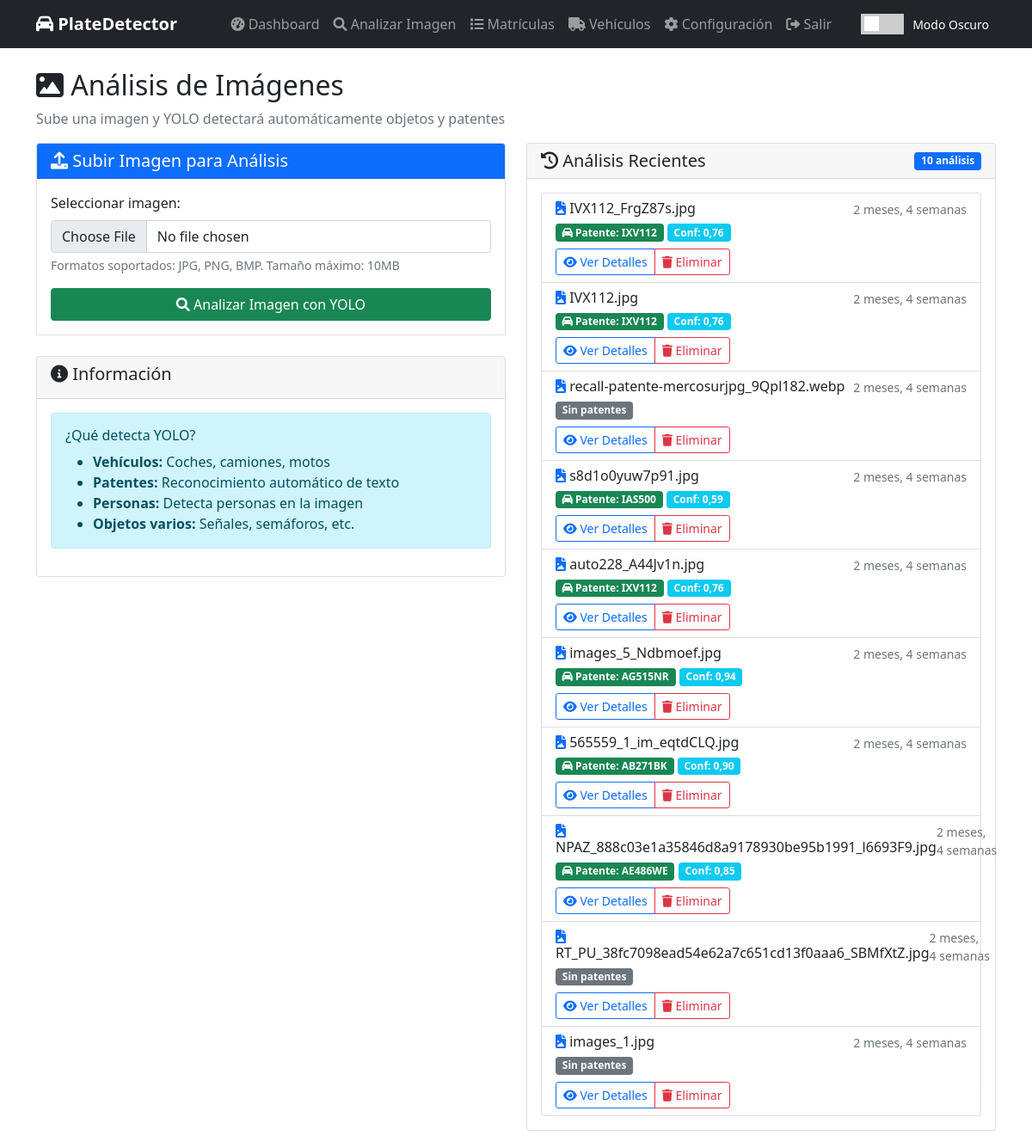
Page /image-analysis/ (signed in) on the earlier database version.
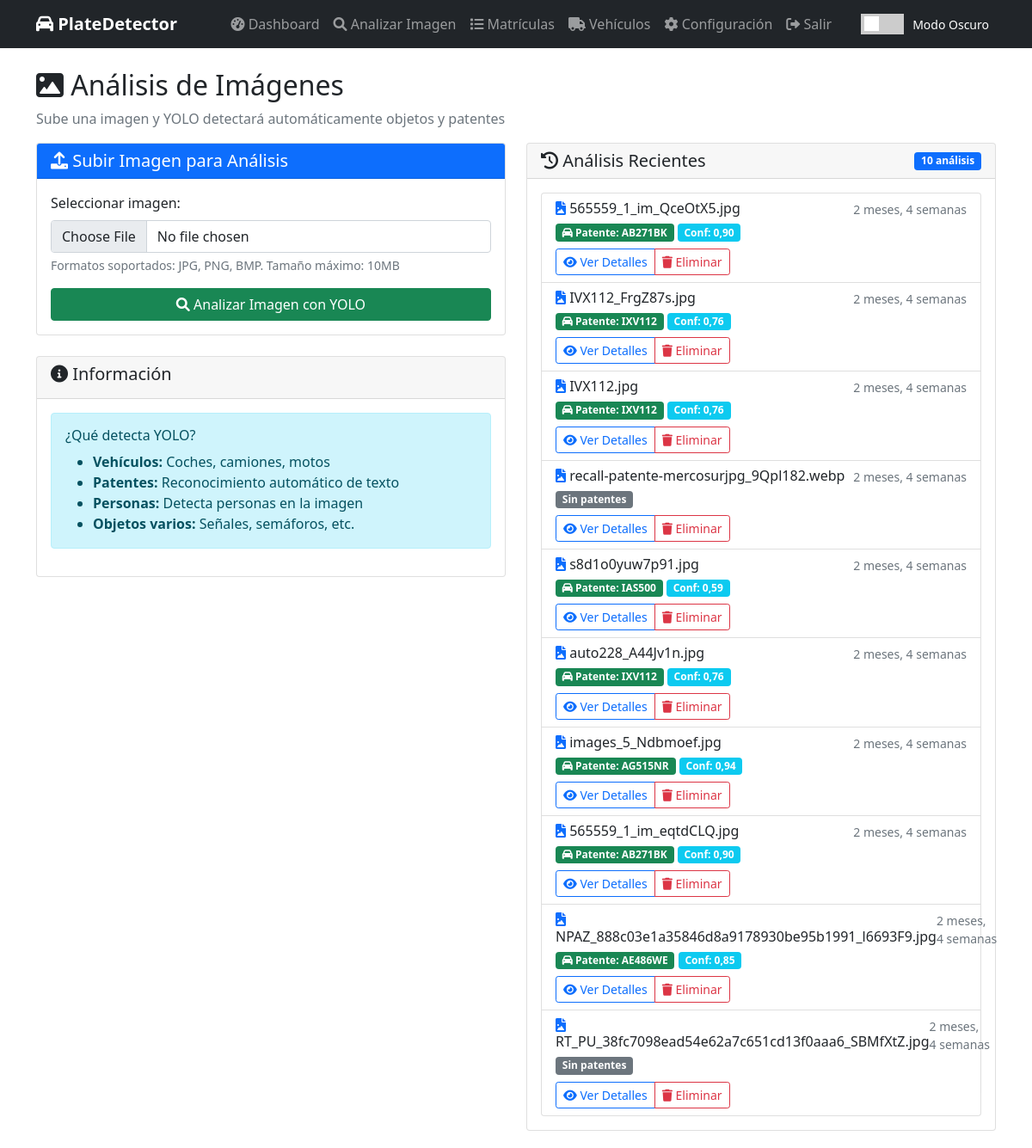
Same page on the later database version.
### plate_detector/models.py (models this page shows, shortened)
class ImageAnalysis(models.Model):
    user = models.ForeignKey(User, on_delete=models.CASCADE, null=True, blank=True)
    image = models.ImageField(upload_to=analyzed_image_path)
    uploaded_at = models.DateTimeField(auto_now_add=True)
    analysis_result = models.JSONField(default=dict, blank=True)  # Para guardar resultados de YOLO
    plate_detected = models.BooleanField(default=False)
    detected_plate = models.CharField(max_length=20, blank=True, null=True)
    confidence = models.FloatField(default=0.0)
    class Meta:
        ordering = ['-uploaded_at']
        verbose_name_plural = "Image Analyses"

### plate_detector/views.py (the view)
# urls.py: path('image-analysis/', views.image_analysis_view, name='image_analysis'),
@login_required
def image_analysis_view(request):
    form = ImageAnalysisForm()
    analyses = ImageAnalysis.objects.filter(user=request.user).order_by('-uploaded_at')[:10]  # Filtrar por usuario
    context = {
        'form': form,
        'analyses': analyses
    }
    return render(request, 'image_analysis.html', context)

### plate_detector/forms.py
class ImageAnalysisForm(forms.ModelForm):
    class Meta:
        model = ImageAnalysis
        fields = ['image']
        widgets = {
            'image': forms.FileInput(attrs={'class': 'form-control', 'accept': 'image/*'}),
        }

### plate_detector/templates/image_analysis.html (shortened to what the changed rows need)
{% extends 'base.html' %}
{% load static %}
{% block content %}
<div class="row">
    <div class="col-md-12">
        <h2><i class="fas fa-image"></i> Análisis de Imágenes</h2>
    </div>
</div>
<div class="row">
    <div class="col-md-6">
        <div class="card">
            <div class="card-body">
                {% if analyses %}
                <div class="list-group">
                    {% for analysis in analyses %}
                    <div class="list-group-item">
                        <div class="d-flex w-100 justify-content-between">
                            <h6 class="mb-1">
                                <i class="fas fa-file-image text-primary"></i>
                                {{ analysis.image.name|slice:"20:" }}
                            </h6>
                            <small class="text-muted">{{ analysis.uploaded_at|timesince }}</small>
                        </div>
                        <div class="mb-2">
                            {% if analysis.plate_detected %}
                                <span class="badge bg-success">
                                    <i class="fas fa-car"></i> Patente: {{ analysis.detected_plate }}
                                </span>
                                <span class="badge bg-info">Conf: {{ analysis.confidence|floatformat:2 }}</span>
                            {% else %}
                                <span class="badge bg-secondary">Sin patentes</span>
                            {% endif %}
                        </div>
                        <div class="btn-group btn-group-sm">
                            <a href="{% url 'analysis_detail' analysis.id %}" class="btn btn-outline-primary">
                                <i class="fas fa-eye"></i> Ver Detalles
                            </a>
                            <a href="{% url 'delete_analysis' analysis.id %}" class="btn btn-outline-danger"
                               onclick="return confirm('¿Eliminar este análisis?')">
                                <i class="fas fa-trash"></i> Eliminar
                            </a>
                        </div>
                    </div>
                    {% endfor %}
                </div>
                {% else %}
                <div class="text-center py-4">
                    <i class="fas fa-images fa-3x text-muted mb-3"></i>
                    <p class="text-muted">No hay análisis recientes</p>
                    <p class="text-muted">Sube una imagen para comenzar</p>
                </div>
                {% endif %}
            </div>
        </div>
    </div>
</div>
{% endblock %}

Differences in the rows shown:
no longer on this page (row unchanged): ImageAnalysis: image.name "images_1.jpg", uploaded_at "2 meses, 4 semanas", plate_detected "Sin patentes"
added ImageAnalysis: image.name "565559_1_im_QceOtX5.jpg", uploaded_at "2 meses, 4 semanas", detected_plate "AB271BK", confidence "0,90"
